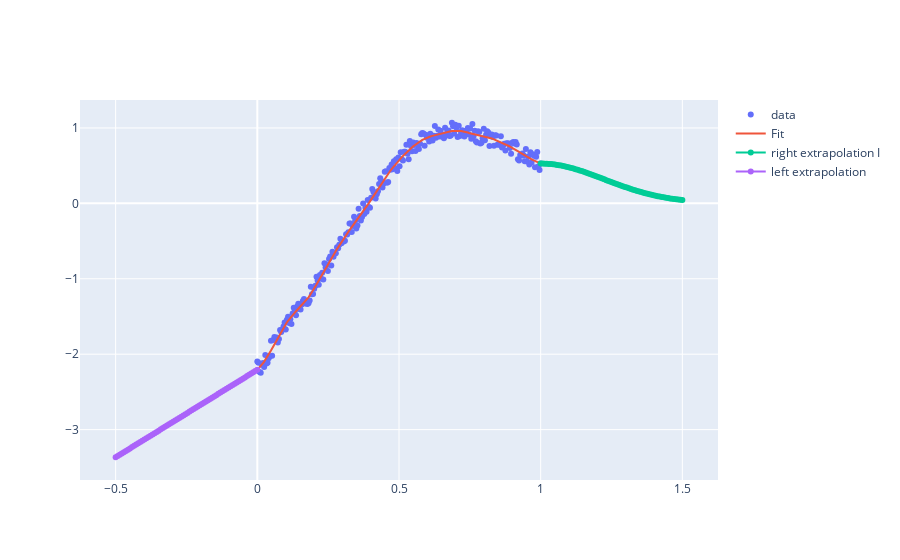

Source (notebook cell):
### Markdown cell above
# Extrapolation

### Code cell
import numpy as np
import plotly.express as px
import plotly.graph_objects as go
from stareg import StarModel 
from stareg.bspline import Bspline
from scipy.stats import t

# test with different dataset
np.random.seed(41)
n_samples = 250
x = np.random.random(n_samples)
x.sort()
xmax, xmin = x.max(), x.min()
x = x
x = (x - xmin) / (xmax - xmin)

# test with linspace data
x = np.linspace(0,1,250)

noise = np.random.random(n_samples)
y_true = 2*np.exp(-(x - 0.4)**2 / 0.1) - 5.5*x**2 
y = y_true + noise*0.5
y = np.flip(y)
y = (y - y.mean()) / y.std()

n_param = 25
descr = ( ("s(1)", "peak", n_param, (0.1, 1000), "equidistant"), )
M = StarModel(description=descr)
M.fit(X=x.reshape(-1,1), y=y, plot_=False)

# extrapolation
x_right = np.linspace(1,1.5,70)
x_left = np.linspace(-0.5,0,70)

fig = go.Figure()
fig.add_trace(go.Scatter(x=x, y=y, mode="markers", name="data"))
fig.add_trace(go.Scatter(x=x, y=M.basis @ M.coef_, name="Fit"))
fig.add_trace(go.Scatter(x=x_right, y=M.predict(X_pred=x_right, extrapol_type="zero", depth=10), mode="markers+lines", name="right extrapolation I "))
fig.add_trace(go.Scatter(x=x_left, y=M.predict(X_pred=x_left, extrapol_type="linear", depth=1), mode="markers+lines", name="left extrapolation"))

### Figure 1 — Plotly figure (JSON) as saved in the notebook; plotly's stock layout.template omitted (floating-point values rounded to 4 significant figures; data arrays with more than 128 entries replaced by an {"elided": "..."} marker saying what was removed)
{"data": [{"mode": "markers", "name": "data", "type": "scatter", "x": {"elided": "250 float values"}, "y": {"elided": "250 float values"}}, {"name": "Fit", "type": "scatter", "x": {"elided": "250 float values"}, "y": {"elided": "250 float values"}}, {"mode": "markers+lines", "name": "right extrapolation I ", "type": "scatter", "x": [1, 1.007, 1.014, 1.022, 1.029, 1.036, 1.043, 1.051, 1.058, 1.065, 1.072, 1.08, 1.087, 1.094, 1.101, 1.109, 1.116, 1.123, 1.13, 1.138, 1.145, 1.152, 1.159, 1.167, 1.174, 1.181, 1.188, 1.196, 1.203, 1.21, 1.217, 1.225, 1.232, 1.239, 1.246, 1.254, 1.261, 1.268, 1.275, 1.283, 1.29, 1.297, 1.304, 1.312, 1.319, 1.326, 1.333, 1.341, 1.348, 1.355, 1.362, 1.37, 1.377, 1.384, 1.391, 1.399, 1.406, 1.413, 1.42, 1.428, 1.435, 1.442, 1.449, 1.457, 1.464, 1.471, 1.478, 1.486, 1.493, 1.5], "y": [0.5276, 0.5273, 0.5265, 0.5251, 0.5232, 0.5207, 0.5177, 0.5142, 0.5102, 0.5056, 0.5006, 0.4951, 0.4892, 0.4828, 0.476, 0.4688, 0.4612, 0.4533, 0.4451, 0.4365, 0.4277, 0.4185, 0.4092, 0.3996, 0.3899, 0.38, 0.37, 0.3598, 0.3496, 0.3393, 0.3289, 0.3185, 0.3082, 0.2978, 0.2875, 0.2773, 0.2672, 0.2571, 0.2472, 0.2374, 0.2277, 0.2183, 0.2089, 0.1998, 0.1909, 0.1822, 0.1737, 0.1654, 0.1574, 0.1495, 0.142, 0.1346, 0.1275, 0.1207, 0.1141, 0.1078, 0.1017, 0.0958, 0.09019, 0.08482, 0.07968, 0.07477, 0.0701, 0.06564, 0.06141, 0.05739, 0.05357, 0.04996, 0.04654, 0.04331]}, {"mode": "markers+lines", "name": "left extrapolation", "type": "scatter", "x": [-0.5, -0.4928, -0.4855, -0.4783, -0.471, -0.4638, -0.4565, -0.4493, -0.442, -0.4348, -0.4275, -0.4203, -0.413, -0.4058, -0.3986, -0.3913, -0.3841, -0.3768, -0.3696, -0.3623, -0.3551, -0.3478, -0.3406, -0.3333, -0.3261, -0.3188, -0.3116, -0.3043, -0.2971, -0.2899, -0.2826, -0.2754, -0.2681, -0.2609, -0.2536, -0.2464, -0.2391, -0.2319, -0.2246, -0.2174, -0.2101, -0.2029, -0.1957, -0.1884, -0.1812, -0.1739, -0.1667, -0.1594, -0.1522, -0.1449, -0.1377, -0.1304, -0.1232, -0.1159, -0.1087, -0.1014, -0.0942, -0.08696, -0.07971, -0.07246, -0.06522, -0.05797, -0.05072, -0.04348, -0.03623, -0.02899, -0.02174, -0.01449, -0.007246, 0], "y": [-3.367, -3.35, -3.333, -3.316, -3.299, -3.283, -3.266, -3.249, -3.232, -3.215, -3.199, -3.182, -3.165, -3.148, -3.131, -3.114, -3.098, -3.081, -3.064, -3.047, -3.03, -3.014, -2.997, -2.98, -2.963, -2.946, -2.93, -2.913, -2.896, -2.879, -2.862, -2.846, -2.829, -2.812, -2.795, -2.778, -2.761, -2.745, -2.728, -2.711, -2.694, -2.677, -2.661, -2.644, -2.627, -2.61, -2.593, -2.577, -2.56, -2.543, -2.526, -2.509, -2.493, -2.476, -2.459, -2.442, -2.425, -2.409, -2.392, -2.375, -2.358, -2.341, -2.324, -2.308, -2.291, -2.274, -2.257, -2.24, -2.224, -2.207]}], "layout": {"autosize": true, "xaxis": {"autorange": true, "range": [-0.6209, 1.621], "type": "linear"}, "yaxis": {"autorange": true, "range": [-3.692, 1.394], "type": "linear"}}}
